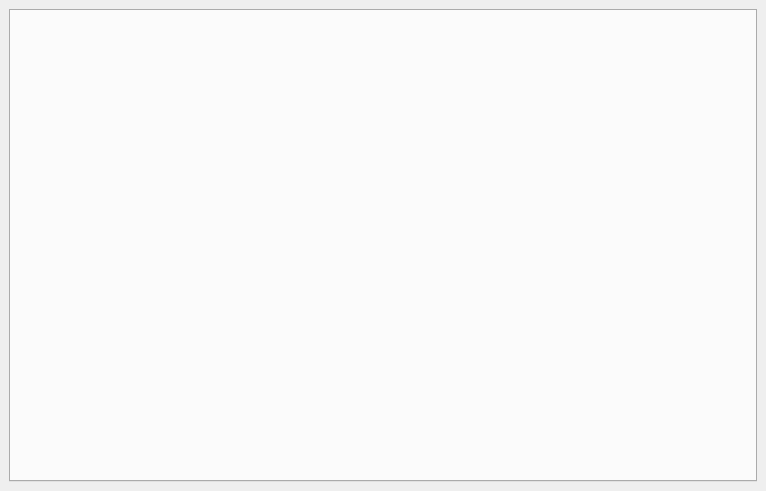
<?xml version="1.0" encoding="UTF-8"?>
<ui version="4.0">
 <class>IRCDock</class>
 <widget class="QDockWidget" name="IRCDock">
  <property name="geometry">
   <rect>
    <x>0</x>
    <y>0</y>
    <width>766</width>
    <height>491</height>
   </rect>
  </property>
  <property name="allowedAreas">
   <set>Qt::BottomDockWidgetArea|Qt::TopDockWidgetArea</set>
  </property>
  <property name="windowTitle">
   <string>IRC</string>
  </property>
  <widget class="QWidget" name="dockWidgetContents">
   <layout class="QVBoxLayout" name="verticalLayout_2">
    <item>
     <layout class="QVBoxLayout" name="verticalLayout">
      <item>
       <widget class="QTabWidget" name="tabWidget">
        <property name="minimumSize">
         <size>
          <width>0</width>
          <height>200</height>
         </size>
        </property>
        <property name="currentIndex">
         <number>-1</number>
        </property>
       </widget>
      </item>
     </layout>
    </item>
   </layout>
  </widget>
 </widget>
 <resources/>
 <connections/>
</ui>
